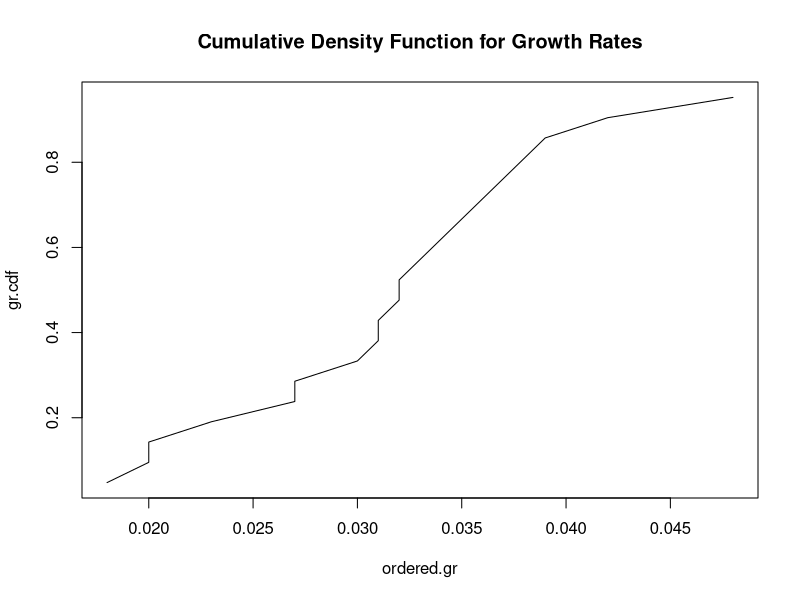
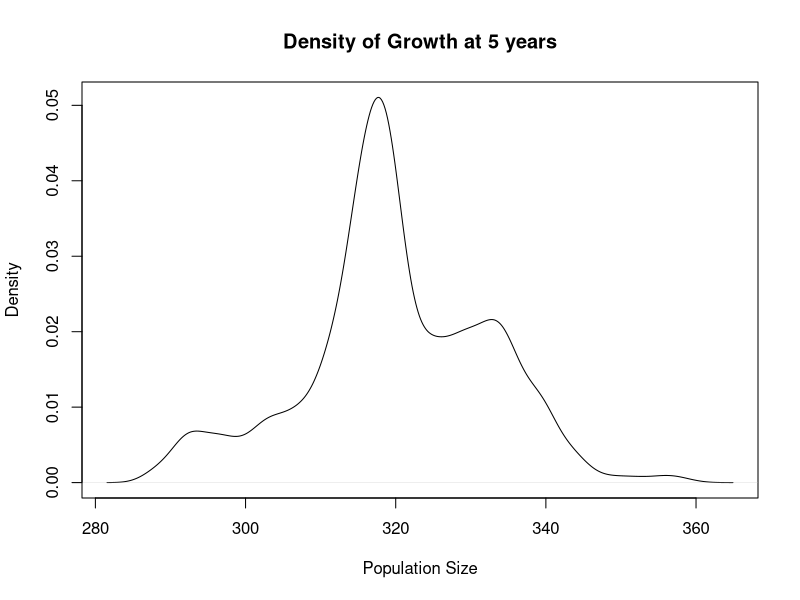
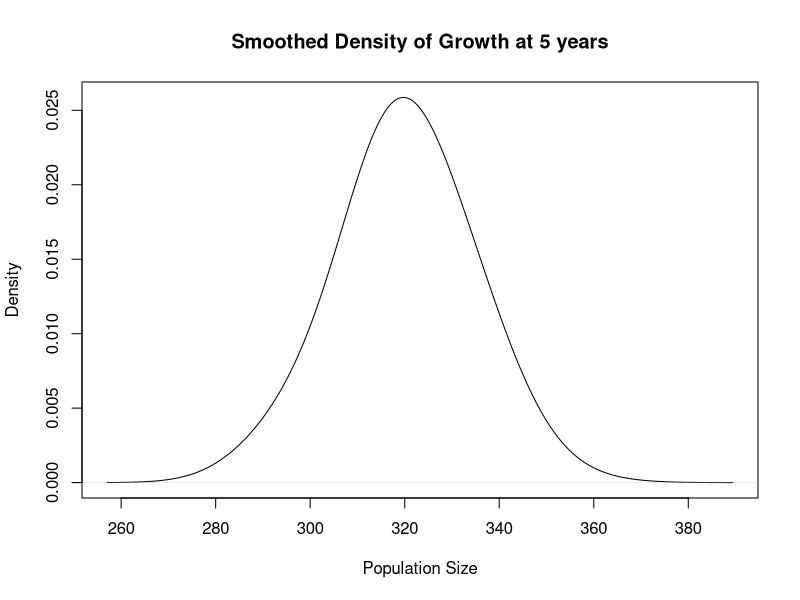
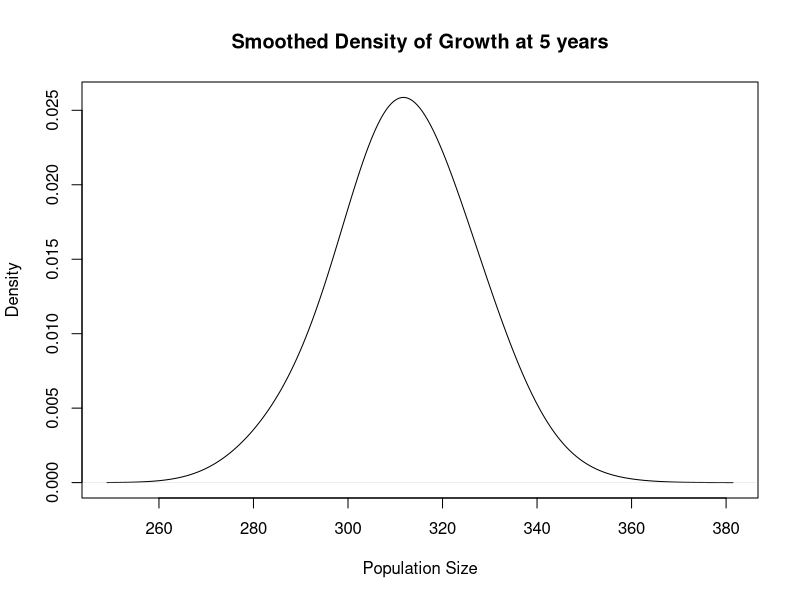
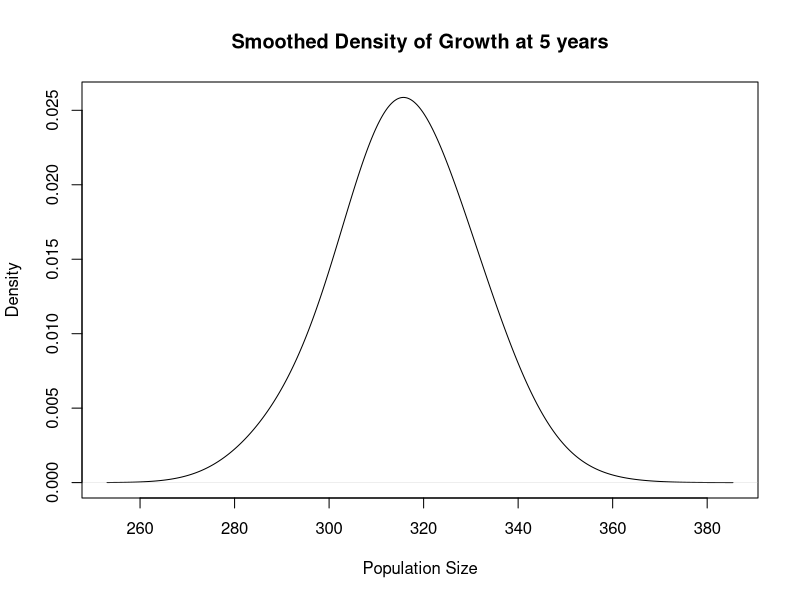

Recreate these plots in R, in order. (Note: this script raises an error after producing the figures.)
########## Practical 3 ##########

# monte carlo simulation 
# get the ecdf, sample the probabilities, then we can simulate growth rates 
# and describe the population sizes by plugging these into the bird formula

rcumul<- function(n,x,p,min,max){
  y<-c()
  U<-runif(n,0,1)
  for(j in 1:n){
    i<-1;
    while((p[i]<=U[j])&(i<=length(x))){i<-i+1}
    if(i==1) y[j]<-(U[j]*(x[i]-min))/p[i]+min
    else if(i>length(x)) y[j]<-((U[j]-p[i-1])*
                                  (max-x[i-1]))/(1-p[i-1])+x[i-1]
    else y[j]<-((U[j]-p[i-1])*(x[i]-x[i-1]))/
        (p[i]-p[i-1])+x[i-1]}
  y
}

m<-10   
c<-1000 
y0<-10

gr = c(0.038,0.02,0.027,0.023,0.042,0.018,0.031,0.036,0.048,0.032,0.027,0.037,0.032,0.033,0.035,0.031,0.034,0.02,0.03,0.039)

min.gr = 0.01
max.gr = 0.05
ordered.gr = sort(gr)

getecdf<-function(x){
  i<-seq(1,length(x),1)
  cdf.rawdata<-i/(length(x)+1)
  cdf.rawdata
}

gr.cdf = getecdf(gr)

plot(ordered.gr,gr.cdf,type = "l", main = "Cumulative Density Function for Growth Rates")

sampdist<-rcumul(n=5000,x=gr,p=gr.cdf,min=min.gr,max=max.gr)

y5 = y0+c*exp(-exp(-sampdist*(5-m)))

quantile(y5,c(0.025,0.5,0.975))
mean(y5)

par(mfrow=c(1,1))
plot(density(y5), xlab="Population Size", main="Density of Growth at 5 years")
plot(density(y5,bw = 10), xlab="Population Size", main="Smoothed Density of Growth at 5 years")

# we can see that the mean population size after five years was 320 birds
# A 95% confidence interval for the population size is (293,341)
# We can be 95% confident upon repeated sampling, that the true population size 
# lies in this interval. This is corroborated in the density of growth plot as 
# it has a peak at approximately 320

y0<-2
y5_2<-y0+c*exp(-exp(-sampdist*(5-m))) 
quantile(y5_2,c(0.025,0.5,0.975))
mean(y5_2)
plot(density(y5_2,bw = 10), xlab="Population Size", main="Smoothed Density of Growth at 5 years")


# if the population size starts with 2 birds, after five years it is estimated that 
# there is a mean population size of 312 birds
# A 95% confidence interval for the population size starting from 2 birds is (285,333)
# We can be 95% confident upon repeated sampling, that the true population size 
# lies in this interval. This is corroborated in the density of growth plot as 
# it has a peak at approximately 315

y0<-6
y5_6<-y0+c*exp(-exp(-sampdist*(5-m))) 
plot(density(y5_6,bw = 10), xlab="Population Size", main="Smoothed Density of Growth at 5 years")
quantile(y5_6,c(0.025,0.5,0.975))
mean(y5_6)

# if the population size starts with 6 birds, after five years it is estimated that 
# there is a mean population size of 316 birds
# A 95% confidence interval for the population size starting from 6 birds is (289,377)
# We can be 95% confident upon repeated sampling, that the true population size 
# lies in this interval. This is corroborated in the density of growth plot as 
# it has a peak at approximately 320





########## Practical 4 ##########

# cost of new bridge follows a normal distribution
# but our prior is a uniform distribution as we are not given any other information
# experts say that mean cost is between 3.5 and 5 - limits of our uniform prior
# plug the values generated from this into the density function for the normal distribution
# we can then plot these 

explicit.pdf<-function(n1){
  x.range = seq(2.5,6,0.001)
  standev = 0.25
  y<-array(dim=c(n1,length(x.range)))
  for(i in 1:n1){
    mu<-runif(1,3.5,5)
    for(j in 1:length(x.range)){
      y[i,j]<-dnorm(x.range[j],mu,standev)}
  }
  y }
# Run the function for 10 iterations
cexpsamp<-explicit.pdf(10)
# Plot the results, first defining the sample space of variability distribution num<-c(seq(0,100))
plot(x.range,cexpsamp[1,],type="n",main="Distribution of Cost of New Bridge - Explicit Method",
     xlab="Number of smokers in sample of 100", ylab="Density", ylim=range(as.numeric(cexpsamp)))
for (i in 1:10) lines(x.range,cexpsamp[i,],lty=i)
leg<-c("Sample 1", "Sample 2","Sample 3", "Sample 4", "Sample 5","Sample 6","Sample 7",
       "Sample 8","Sample 9","Sample 10")
legend("topright",leg,lty=c(seq(1:10)))




########## Practical 5 ##########

### 1 ###

# cost of new bridge follows a normal distribution
# but our prior is a uniform distribution as we are not given a shape parameter
# experts say that mean cost is between 3.5 and 5 - limits of our uniform prior
# standard deviation is 0.25 for when we simulate normal distributions
# we can derive from many samples a distribution for the cost

simul = function(n1,n2){
  standev = 0.25;
  y = array(dim = c(n1,n2));
  for (i in 1:n1) {
    mu = runif(1,3.5,5);
    for (j in 1:n2) {
      y[i,j] = rnorm(1,mu,standev)
    }
  }
y}

simulsamp<-simul(10,1000)

plot(density(simulsamp[1,]), ylim = c(0,1.8), main = "Density of New Bridge Prices Simulation", 
     xlab = "Cost of New Bridge",xlim = range(simulsamp), ylab = "Density of Costs")

for (i in 2:10)  lines(density(simulsamp[i,]),lty=i)

leg<-c("Sample 1", "Sample 2","Sample 3", "Sample 4","Sample 5","Sample 6","Sample 7","Sample 8","Sample 9","Sample 10")
legend("topright",leg,lty=c(seq(1:10)))

mean(simulsamp)
for (i in 1:10) {
  print(mean(simulsamp[i,]))
}
for (i in 1:10) {
  print(quantile(simulsamp[i,],c(0.025,0.5,0.975)))
  print(quantile(simulsamp[i,],0.975)-quantile(simulsamp[i,],0.025))
}

# we can see that the mean cost of building a new bridge is 4.132418 

# the mean cost of building differs between samples 
# the confidence intervals are all approximately the same width

# each curve has a peak which represents the mean cost of building a new bridge
# for each of the 10 samples
# the locations of the peak along the x-axis varies between simulations 
# reflecting variability in the mean cost of a bridge
# this is due to the uncertainty in the cost

# the width of each curve shows the dispersion of the expected costs of buildinga bridge. 
# a wider curve represents more variability in the cost

### 2 ###

# we need to create a distribution which models each expert's likelihood 
# of a correct guess

e1 = 10
e2 = 13
n = 15

e1.dist=rbeta(1000, e1+1, n-e1+1)
e2.dist=rbeta(1000, e2+1, n-e2+1)

b = c()
for (i in 1:length(e1.dist)) {
  if (e2.dist[i]>e1.dist[i]) b[i] = 1 else b[i] = 0
}

mean(b)
table(b)/length(b)

plot(density(e1.dist,bw=0.035),xlim=c(0,1),ylim=c(0,5),type="l",xlab="Probability of correct guess",ylab="Probability density", main="Comparison of Expert 1 and Expert 2 (using rbeta)")
lines(density(e2.dist,bw=0.035), lty=2)
legend("topleft",c("Expert 1","Expert 2"),lty=c(1,2))

distribution_expert_1<-dbeta(seq(0,1,0.0001),e1+1,n-e1+1)
distribution_expert_2<-dbeta(seq(0,1,0.0001),e2+1,n-e2+1)

plot(seq(0,1,0.0001),distribution_expert_1,xlim=c(0,1),ylim=c(0,5),type="l",
     xlab="Probability of correct guess",ylab="Probability density", main="Comparison of Expert 1 and Expert 2 (using dbeta)")
lines(seq(0,1,0.0001),distribution_expert_2, lty=2)
legend("topleft",c("Expert 1","Expert 2"),lty=c(1,2))








